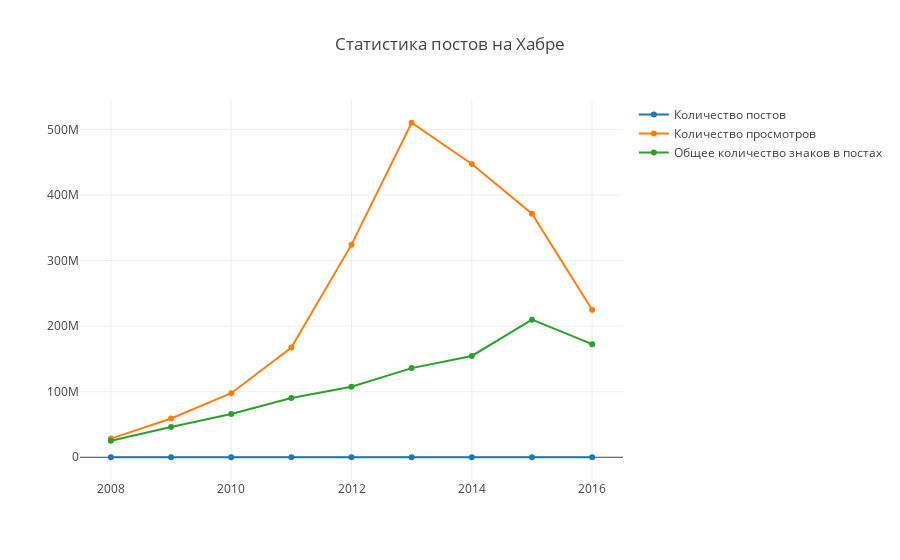

The code cell stored with this chart in its notebook:
### Code cell
fig = go.Figure(data=data, layout=layout)
iplot(fig, show_link=False)

### Figure 1 — Plotly figure (JSON) as saved in the notebook; plotly's stock layout.template omitted (floating-point values rounded to 4 significant figures)
{"data": [{"name": "Количество постов", "type": "scatter", "uid": "e303c98c-c654-11e8-8f66-94b86d27c5b2", "x": [2008, 2009, 2010, 2011, 2012, 2013, 2014, 2015, 2016], "y": [7743, 10783, 13091, 15063, 15972, 15537, 16180, 23452, 16316]}, {"name": "Количество просмотров", "type": "scatter", "uid": "e303c98d-c654-11e8-9d17-94b86d27c5b2", "x": [2008, 2009, 2010, 2011, 2012, 2013, 2014, 2015, 2016], "y": [28472271, 59189345, 97629071, 167280775, 324290374, 510235893, 447270413, 371545539, 224920521]}, {"name": "Общее количество знаков в постах", "type": "scatter", "uid": "e303c98e-c654-11e8-98df-94b86d27c5b2", "x": [2008, 2009, 2010, 2011, 2012, 2013, 2014, 2015, 2016], "y": [25252671, 46260203, 66065443, 90483152, 107470135, 135961375, 154522025, 209827644, 172455751]}], "layout": {"title": "Статистика постов на Хабре"}}
